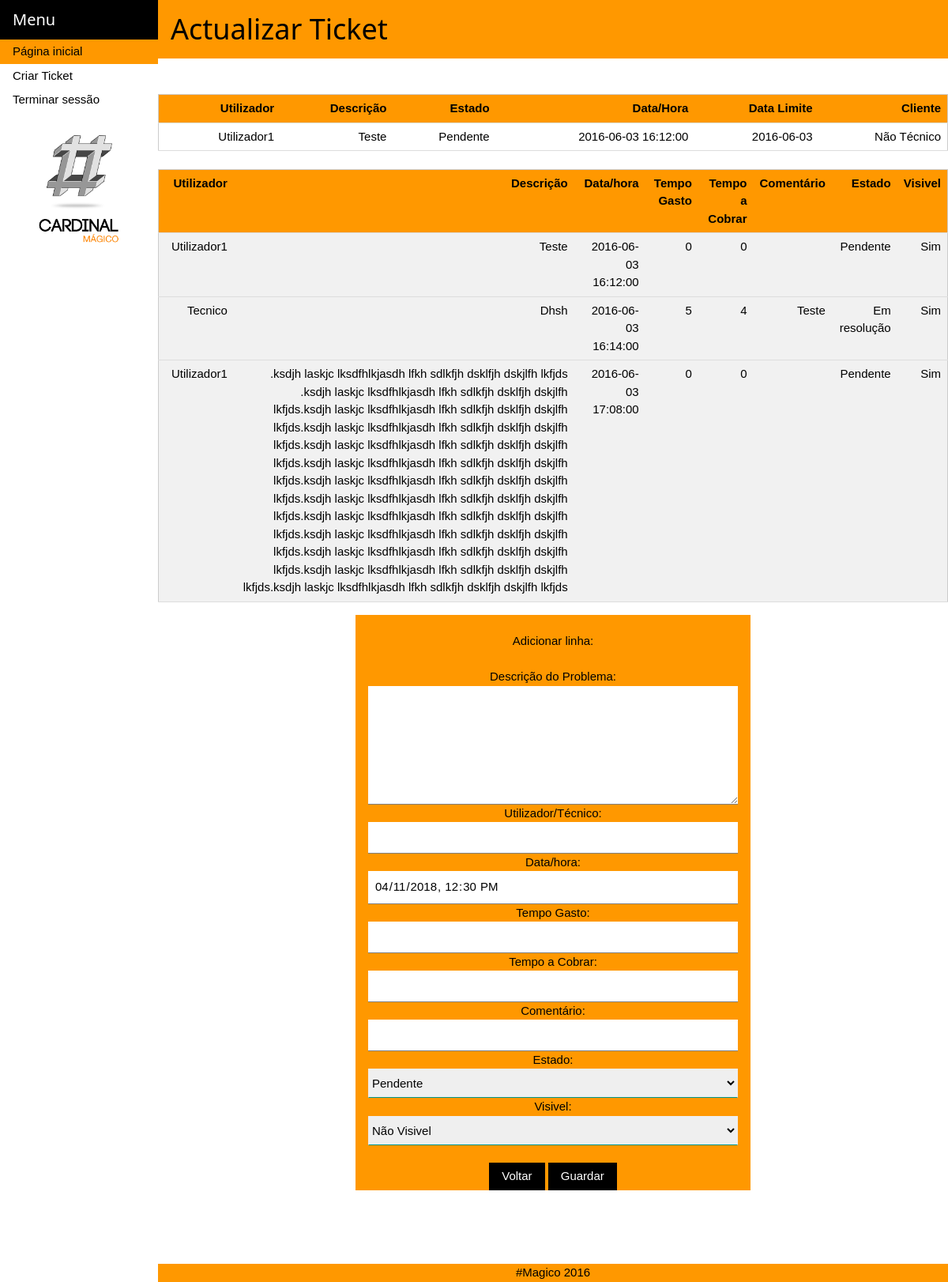
Page /EditaTicketTec.php?IDTicket=2 (signed in) on the committed database.
### tables this page shows
CREATE TABLE IF NOT EXISTS `cabecalho_ticket` (
  `IDTicket` int(11) NOT NULL AUTO_INCREMENT,
  `IDUser` varchar(4) NOT NULL,
  `Descr` text NOT NULL,
  `IDEstado` int(11) NOT NULL,
  `Data/Hora` datetime NOT NULL,
  `Data Limite` date NOT NULL,
  PRIMARY KEY (`IDTicket`,`IDUser`),
  KEY `IDUser` (`IDUser`),
  KEY `IDEstado` (`IDEstado`)
);

CREATE TABLE IF NOT EXISTS `users` (
  `IDUser` varchar(4) NOT NULL,
  `User` varchar(30) NOT NULL,
  `Nome` varchar(30) NOT NULL,
  `Password` varchar(30) NOT NULL,
  `CodCliente` varchar(20) NOT NULL,
  PRIMARY KEY (`IDUser`),
  KEY `CodCliente` (`CodCliente`)
);

CREATE TABLE IF NOT EXISTS `estado` (
  `IDEstado` int(11) NOT NULL AUTO_INCREMENT,
  `Estado` varchar(15) NOT NULL,
  PRIMARY KEY (`IDEstado`)
);

CREATE TABLE IF NOT EXISTS `clientes` (
  `CodCliente` varchar(20) NOT NULL,
  `Nome` varchar(30) NOT NULL,
  PRIMARY KEY (`CodCliente`)
);

CREATE TABLE IF NOT EXISTS `linhas_ticket` (
  `IDTicket` int(11) NOT NULL AUTO_INCREMENT,
  `IDlinhaTicket` int(11) NOT NULL,
  `Descr` text NOT NULL,
  `IDUser` varchar(4) NOT NULL,
  `Data/Hora` datetime NOT NULL,
  `Tempo Gasto` varchar(3) NOT NULL,
  `Tempo a cobrar` varchar(3) NOT NULL,
  `Comentario` text,
  `IDEstado` int(11) NOT NULL,
  `Visivel` tinyint(1) NOT NULL DEFAULT '1',
  PRIMARY KEY (`IDTicket`,`IDlinhaTicket`),
  KEY `IDUser` (`IDUser`),
  KEY `IDEstado` (`IDEstado`),
  KEY `Visivel` (`Visivel`)
);

### EditaTicketTec.php (the view, shortened to what this page needs)
<?php
include("ligaBD.php");
$Username=$_GET['Username'];
$datahora=strftime('%Y-%m-%dT%H:%M:%S', strtotime(date("Y-m-d H:i-1:00")));
?>
<!doctype html>
<html>
<head>
<link href="w3.css" rel="stylesheet" type="text/css">
</head>
<body>
<nav class="w3-sidenav w3-collapse w3-white" style="width:200px; z-index: 2; display:none;">
  <div class="w3-container w3-black">
    <h4>Menu</h4>
  </div>
    <a class="w3-orange" href="inicio.php?Username=<?php echo $Username;?>">Página inicial</a>
    <a class="w3-hover-orange" href="RegistoTicket.php?Username=<?php echo $Username;?>">Criar Ticket</a>
    <a class="w3-hover-orange" href="sair.php">Terminar sessão</a>
    <img src="Imgs/logo01_c.jpg" alt="Logo" style="width:100%;max-width:400px;">
</nav>
<div class="w3-main" style="margin-left:200px">
<div id="wrapper">
<div id="header">
<header class="w3-container w3-orange">
<h1>Actualizar Ticket</h1>
</header>
</div>
<div id="content">
<BR><BR>
<div class="w3-responsive">
<table class="w3-table-all">
<thead>
<tr class="w3-orange">
<th><b>Utilizador</b></th>
<th><b>Descrição</b></th>
<th><b>Estado</b></th>
<th><b>Data/Hora</b></th>
<th><b>Data Limite</b></th>
<th><b>Cliente</b></th>
</tr>
</thead>
<?php
$IDTicket=$_GET['IDTicket'];
$lista="select * from cabecalho_ticket where IDTicket='".$IDTicket."'";
$faz_lista=mysqli_query($ligaBD,$lista);
$num_registos=mysqli_num_rows($faz_lista);
for ($i=0;$i<$num_registos;$i++){
$registos=mysqli_fetch_array($faz_lista);
$buscaestado="select * from estado where IDEstado='".$registos['IDEstado']."'";
$listaestado=mysqli_query($ligaBD, $buscaestado);
$arrayestado= mysqli_fetch_array($listaestado);
$buscainfuser="select * from users where IDUser='".$registos['IDUser']."'";
$fazinfuser=mysqli_query($ligaBD, $buscainfuser);
$infuser=mysqli_fetch_array($fazinfuser);
$cliente="select * from clientes where CodCliente='".$infuser['CodCliente']."'";
$fazcliente=mysqli_query($ligaBD, $cliente);
$arraycliente=mysqli_fetch_array($fazcliente);
echo "<tbody><tr>";
echo '<td>'.$infuser['Nome'].'</td>';
echo '<td>'.$registos['Descr'].'</td>';
echo '<td>'.$arrayestado['Estado'].'</td>';
echo '<td>'.$registos['Data/Hora'].'</td>';
echo '<td>'.$registos['Data Limite'].'</td>';
echo '<td>'.$arraycliente['Nome'].'</td>';
echo '</tr></tbody>';
}
?>
</table>
</div>
<?php
$listalinha="select * from linhas_ticket where IDTicket=".$IDTicket;
$faz_listalinha=mysqli_query($ligaBD,$listalinha);
$num_registoslinha=mysqli_num_rows($faz_listalinha);
if ($num_registoslinha==0){
echo "<br><p class='w3-text'>Não existem linhas</p>";
?>
<div class="w3-responsive" align="center">
<form class="w3-container w3-section w3-orange" action="Registalinha.php" method="POST" style="width:100%;max-width:500px;">
<legend><br>Adicionar linha: </legend><BR>
<input type="text" name="IDTicket" size="20" value="<?php echo $registos['IDTicket']; ?>" hidden="true" required readonly>
<input type="text" name="IDlinhaTicket" size="20" value="1" hidden="true" required readonly>
<label class="w3-label w3-text-black">Descrição do Problema:</label><textarea class="w3-input w3-responsive" style="width:100%;maxwidth:500px; height:150px;" name="Descr" required></textarea>
<label class="w3-label w3-text-black">Utilizador/Técnico:</label><input class="w3-input" type="text" name="User" size="20" value="<?php echo $Username; ?>" required readonly>
<label class="w3-labe w3-text-blackl">Data/hora:</label><input class="w3-input" type="datetime-local" name="Data" size=20 value="<?php echo $datahora; ?>" required readonly>
<label class="w3-label w3-text-black">Tempo Gasto:</label><input class="w3-input" type="text" name="Tempogasto" size="20" required>
<label class="w3-label w3-text-black">Tempo a Cobrar:</label><input class="w3-input" type="text" name="Tempocobrar" size="20" required>
<label class="w3-label w3-text-black">Comentário:</label><input class="w3-input" type="text" name="Comentario" size="20">
<label class="w3-label w3-text-black">Estado:</label><select class="w3-select" name="Estado">
  <option value="1">Pendente</option>
  <option value="2">Em resolução</option>
  <option value="3">Concluído</option>
</select><br>
<label class="w3-label w3-text-black">Visivel:</label><select class="w3-select" name="Visivel">
  <option value="0">Não Visivel</option>
  <option value="1">Visivel</option>
</select>
<BR><br>
<INPUT class="w3-btn" type="button" value="Voltar" onClick="location.href='inicio.php?Username=<?php echo $Username;?>';">
<button class="w3-btn" type="submit"> Guardar </button>
</form>
</div>
<?php
}else{
?>
<br>
<div class="w3-responsive">
<table class="w3-table-all">
<thead>
<tr class="w3-orange">
<th><b>Utilizador</b></th>
<th><b>Descrição</b></th>
<th><b>Data/hora</b></th>
<th><b>Tempo Gasto</b></th>
<th><b>Tempo a Cobrar</b></th>
<th><b>Comentário</b></th>
<th><b>Estado</b></th>
<th><b>Visivel</b></th>
</tr>
</thead>
<?php
for ($i=0;$i<$num_registoslinha;$i++){
$registoslinha=mysqli_fetch_array($faz_listalinha);
$buscaestadolinha="select * from estado where IDEstado='".$registoslinha['IDEstado']."'";
$listaestadolinha=mysqli_query($ligaBD, $buscaestadolinha);
$arrayestadolinha= mysqli_fetch_array($listaestadolinha);
$buscainfuser="select * from users where IDUser='".$registoslinha['IDUser']."'";
$fazinfuser=mysqli_query($ligaBD, $buscainfuser);
$infuser=mysqli_fetch_array($fazinfuser);
if($registoslinha['Visivel']==1){
	$Visivel="Sim";
}else{
	$Visivel="Não";
}
echo "<tbody><tr>";
echo "<tr>";
echo '<td>'.$infuser['Nome'].'</td>';
echo '<td>'.$registoslinha['Descr'].'</td>';
echo '<td>'.$registoslinha['Data/Hora'].'</td>';
echo '<td>'.$registoslinha['Tempo Gasto'].'</td>';
echo '<td>'.$registoslinha['Tempo a cobrar'].'</td>';
echo '<td>'.$registoslinha['Comentario'].'</td>';
echo '<td>'.$arrayestadolinha['Estado'].'</td>';
echo '<td>'.$Visivel.'</td>';
echo '</tr></tbody>';
}
?>
</table>
</div>
<div class="w3-responsive" align="center">
<form class="w3-container w3-section w3-orange" action="Registalinha.php" method="POST" style="width:100%;max-width:500px;">
<legend><br>Adicionar linha: </legend><BR>
<label class="w3-label w3-text-black">Descrição do Problema:</label><textarea class="w3-input w3-responsive" style="width:100%;maxwidth:500px; height:150px;" name="Descr" required></textarea>
<label class="w3-label w3-text-black">Utilizador/Técnico:</label><input class="w3-input" type="text" name="User" size="20" value="<?php echo $Username; ?>" required readonly>
<label class="w3-labe w3-text-blackl">Data/hora:</label><input class="w3-input" type="datetime-local" name="Data" size=20 value="<?php echo $datahora; ?>" required readonly>
<label class="w3-label w3-text-black">Tempo Gasto:</label><input class="w3-input" type="text" name="Tempogasto" size="20" required>
<label class="w3-label w3-text-black">Tempo a Cobrar:</label><input class="w3-input" type="text" name="Tempocobrar" size="20" required>
<label class="w3-label w3-text-black">Comentário:</label><input class="w3-input" type="text" name="Comentario" size="20">
<label class="w3-label w3-text-black">Estado:</label><select class="w3-select" name="Estado">
  <option value="1">Pendente</option>
</select><br>
<label class="w3-label w3-text-black">Visivel:</label><select class="w3-select" name="Visivel">
  <option value="0">Não Visivel</option>
</select>
<BR><br>
<INPUT class="w3-btn" type="button" value="Voltar" onClick="location.href='inicio.php?Username=<?php echo $Username;?>';">
<button class="w3-btn" type="submit"> Guardar </button>
</form>
</div>
<?php } ?>
</div>
<div id="footer">
<footer class="w3-container w3-responsive w3-display-bottommiddle w3-orange">
#Magico 2016
</footer>
</div></div>
</body>
</html>

### rows in the picture
cabecalho_ticket: IDUser.Nome "Utilizador1", Descr "Teste", IDEstado.Estado "Pendente", value "2016-06-03 16:12:00", Data Limite "2016-06-03", clientes.Nome "Não Técnico"
linhas_ticket: IDUser.Nome "Utilizador1", Descr "Teste", value "2016-06-03 16:12:00", Tempo Gasto "0", Tempo a cobrar "0", IDEstado.Estado "Pendente", Visivel "Sim"
linhas_ticket: IDUser.Nome "Tecnico", Descr "Dhsh", value "2016-06-03 16:14:00", Tempo Gasto "5", Tempo a cobrar "4", Comentario "Teste", IDEstado.Estado "Em resolução", Visivel "Sim"
linhas_ticket: IDUser.Nome "Utilizador1", Descr ".ksdjh laskjc lksdfhlkjasdh lfkh sdlkfjh dsklfjh dskjlfh lkfjds .ksdjh laskjc lksdfhlkjasdh lfkh sdlkfjh dsklfjh dskjlfh lkfjds.ksdjh laskjc lksdfhlkjasdh lfkh sdlkfjh dsklfjh dskjlfh lkfjds.ksdjh laskjc lksdfhlkjasdh lfkh sdlkfjh dsklfjh dskjlfh lkfjds.ksdjh laskjc lksdfhlkjasdh lfkh sdlkfjh dsklfjh dskjlfh lkfjds.ksdjh laskjc lksdfhlkjasdh lfkh sdlkfjh dsklfjh dskjlfh lkfjds.ksdjh laskjc lksdfhlkjasdh lfkh sdlkfjh dsklfjh dskjlfh lkfjds.ksdjh laskjc lksdfhlkjasdh lfkh sdlkfjh dsklfjh dskjlfh lkfjds.ksdjh laskjc lksdfhlkjasdh lfkh sdlkfjh dsklfjh dskjlfh lkfjds.ksdjh laskjc lksdfhlkjasdh lfkh sdlkfjh dsklfjh dskjlfh lkfjds.ksdjh laskjc lksdfhlkjasdh lfkh sdlkfjh dsklfjh dskjlfh…", value "2016-06-03 17:08:00", Tempo Gasto "0", Tempo a cobrar "0", IDEstado.Estado "Pendente", Visivel "Sim"
